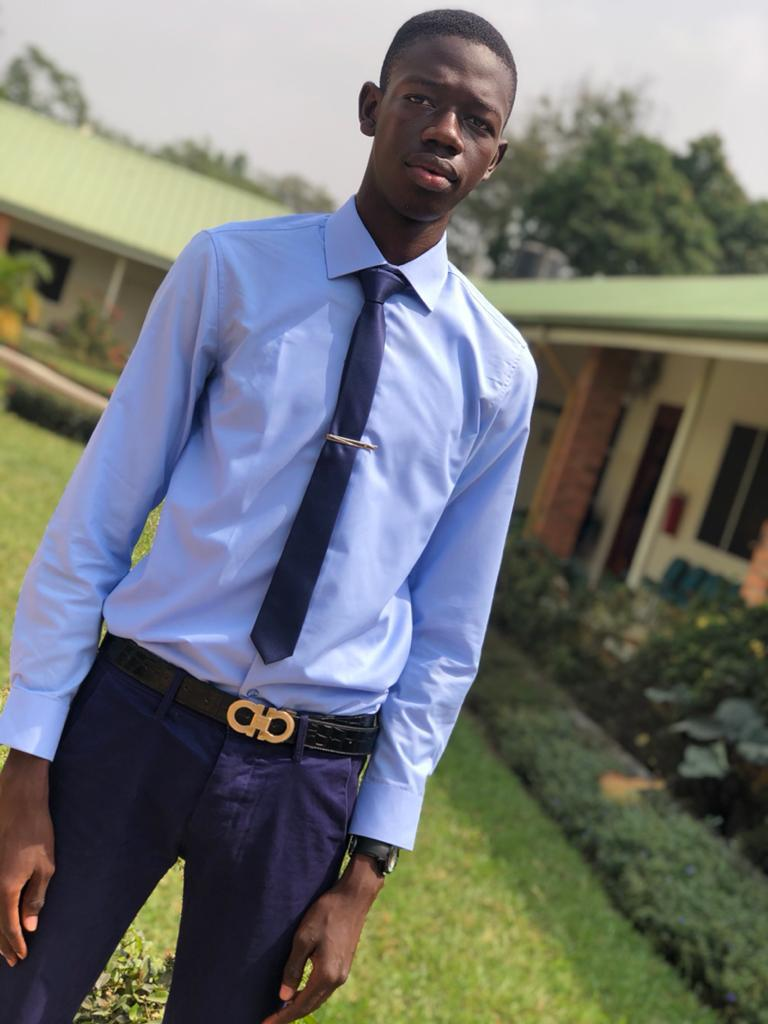
#> input picture sektch/test.png, 768 x 1024 px, found by its file name
$ python main.py
#> lines starting #> are read from the running program, lines starting #| are printed output that depends on the picture
import cv2
img = cv2.imread('sektch/test.png')
#> img is the input picture: shape (1024, 768, 3); mean B, G, R 116.2, 116.5, 113.3
grey = cv2.cvtColor(img, cv2.COLOR_BGR2GRAY)
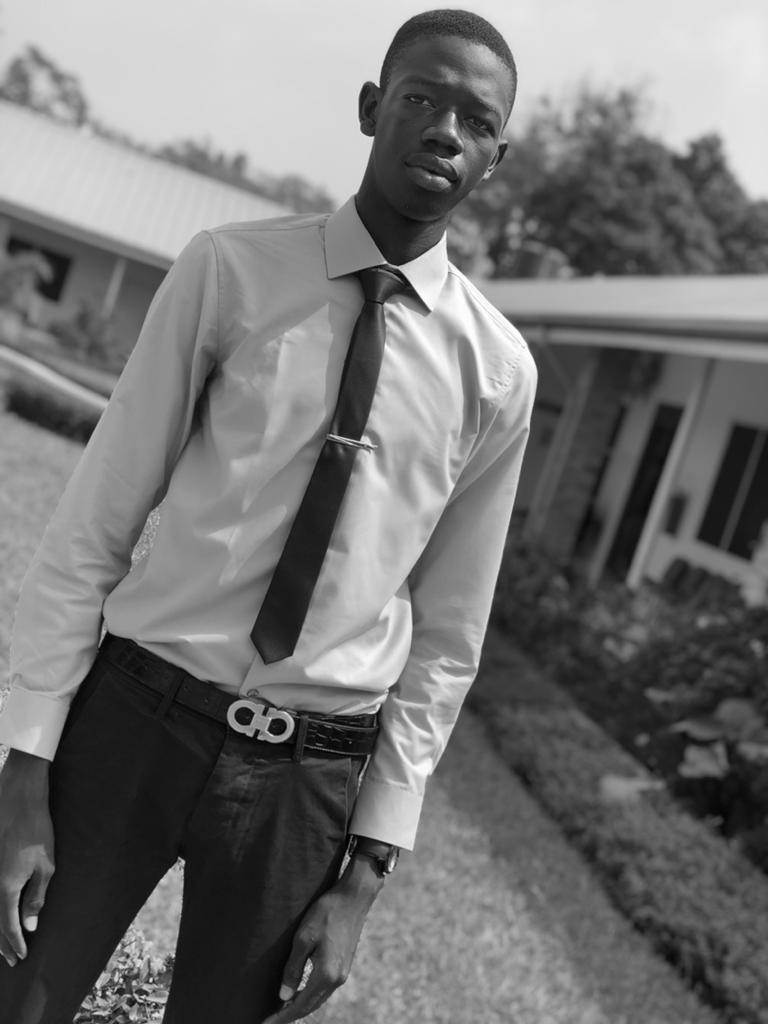
#> grey: shape (1024, 768); min 0, max 254, mean 115.5
inv = cv2.bitwise_not(grey)
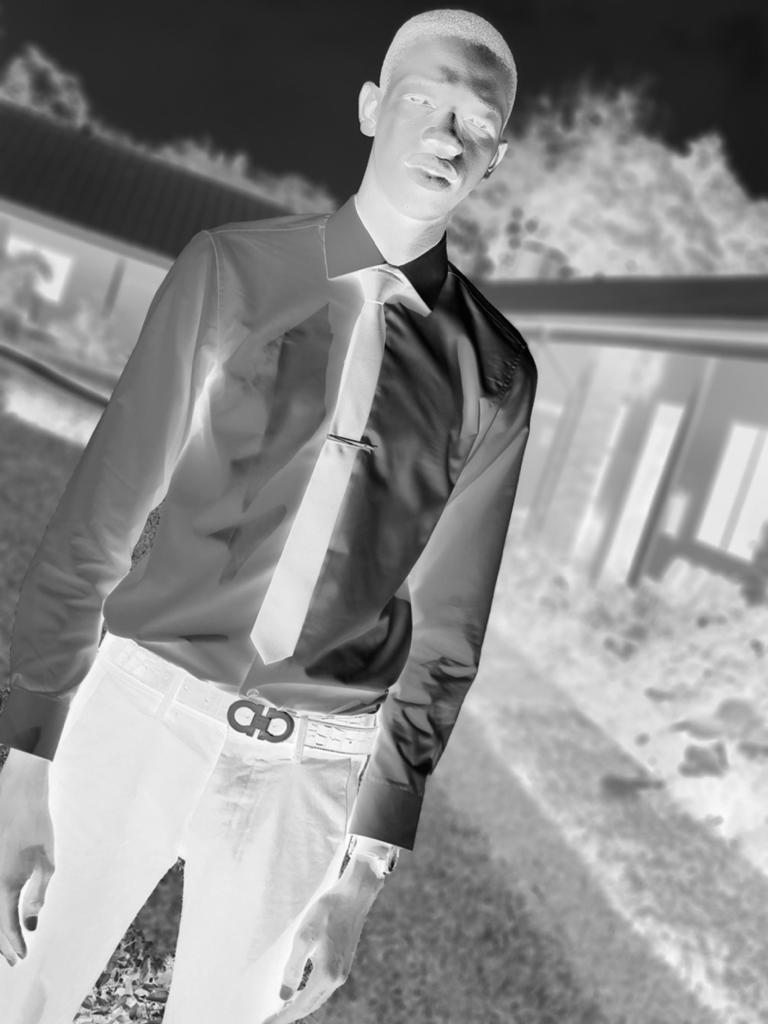
#> inv: shape (1024, 768); min 1, max 255, mean 139.5
blur = cv2.GaussianBlur(inv, (19, 19), 28)
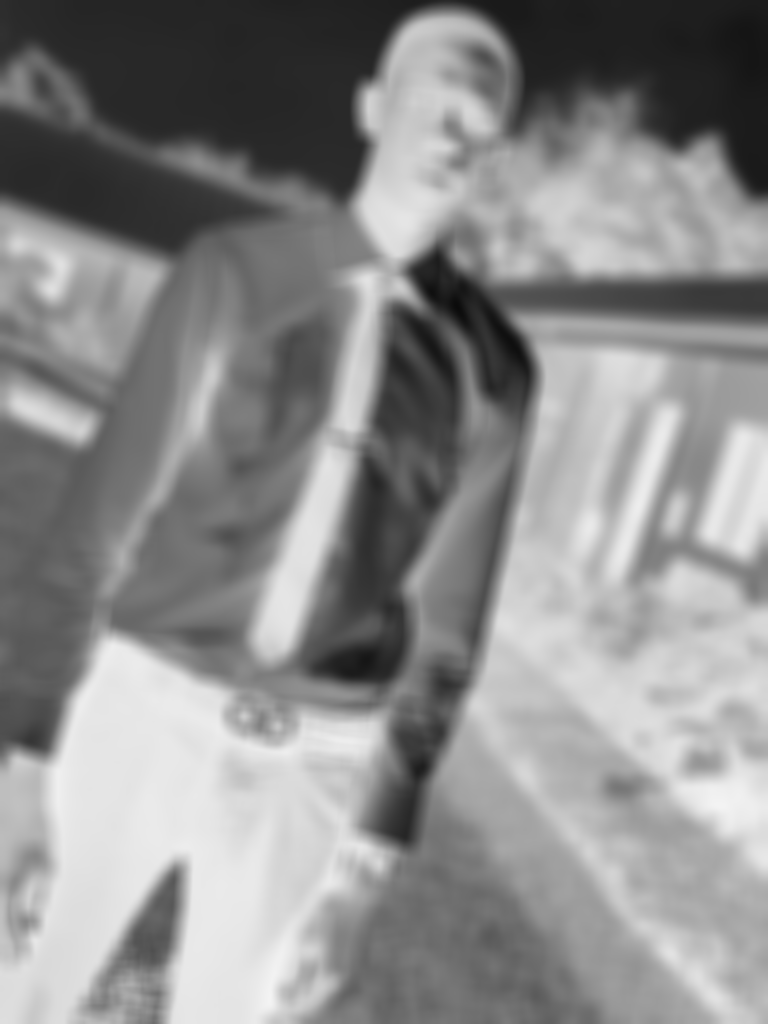
#> blur: shape (1024, 768); min 11, max 243, mean 139.5
blur_inv = cv2.bitwise_not(blur)
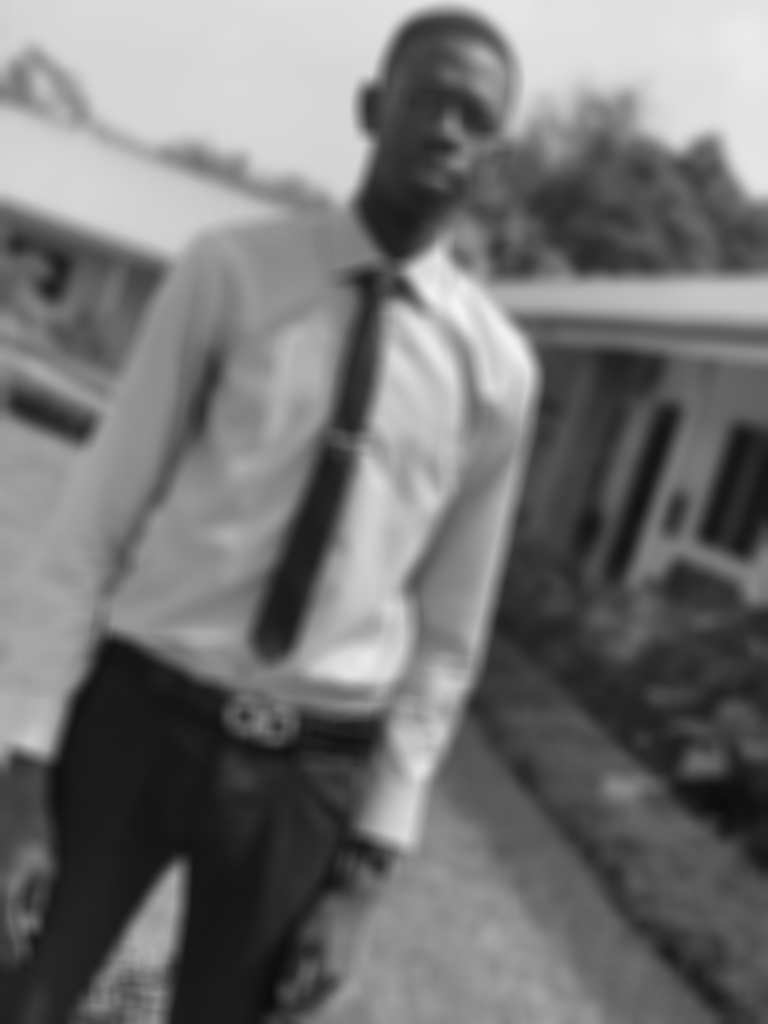
#> blur_inv: shape (1024, 768); min 12, max 244, mean 115.5
ske = cv2.divide(grey, blur_inv, scale=240.0)
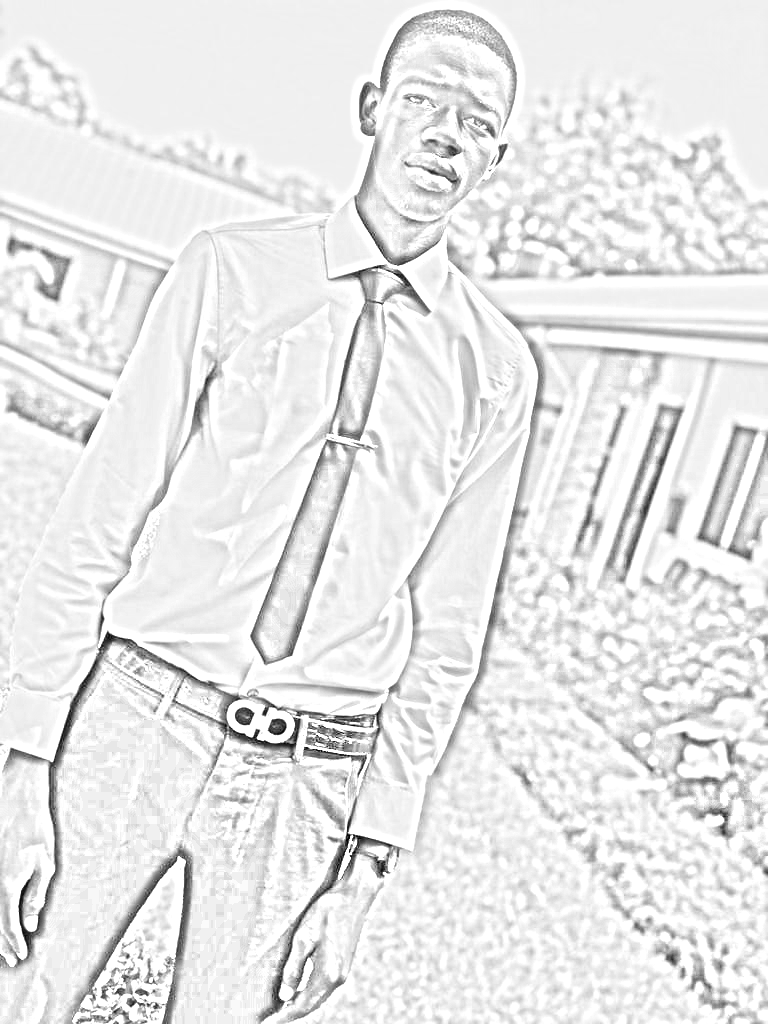
#> ske: shape (1024, 768); min 0, max 255, mean 231.6
sfile = input("Enter name of your file want to save")
#> the answer given: out.png
cv2.imwrite(f"{sfile}.png", ske)
input()
